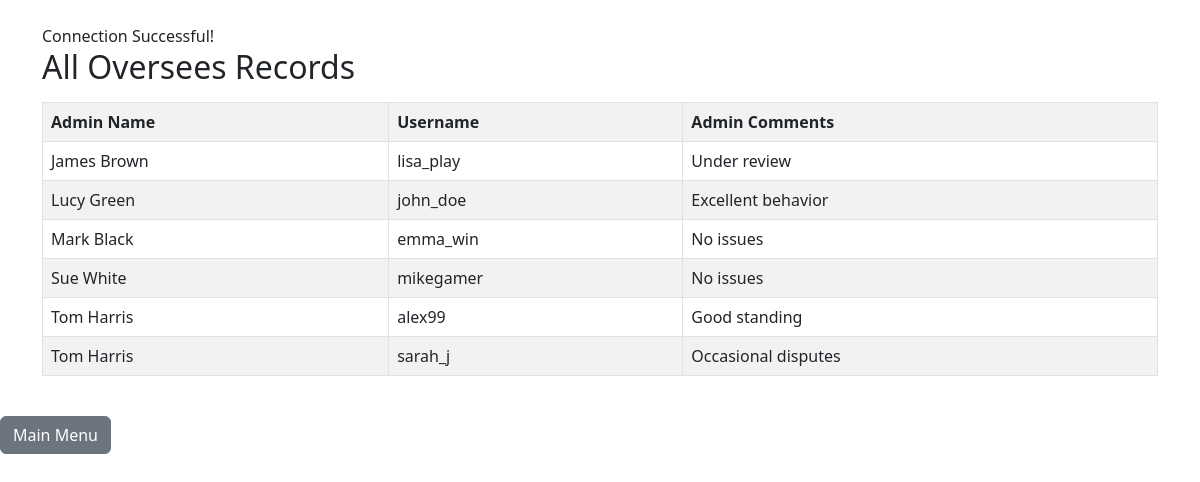
The page /queries/display_oversees.php on the database its author committed.
### tables this page shows
CREATE TABLE Oversees (
    AdminID INT,
    UserID INT,
    Admin_Comments VARCHAR(255),
    PRIMARY KEY (AdminID, UserID),
    FOREIGN KEY (AdminID) REFERENCES Admin(AdminID)
        ON DELETE CASCADE
        ON UPDATE CASCADE,
    FOREIGN KEY (UserID) REFERENCES GameUser(UserID)
        ON DELETE CASCADE
        ON UPDATE CASCADE
);

CREATE TABLE GameUser (
    UserID INT PRIMARY KEY,
    Username VARCHAR(40) UNIQUE NOT NULL,
    Email VARCHAR(50) UNIQUE NOT NULL,
    Password VARCHAR(40) NOT NULL
);

### queries/display_oversees.php (the view, shortened to what this page needs)
<?php
$servername = "localhost";
$username   = "root";
$password   = "";
$database   = "tictactoe";
$conn = new mysqli($servername, $username, $password, $database);
if ($conn->connect_error) {
	die("Connection failed: " . $conn->connect_error);
} else {
	echo "<link rel='stylesheet' href='https://cdn.jsdelivr.net/npm/bootstrap@5.3.0/dist/css/bootstrap.min.css'>";
	echo "<div class='container mt-4'>";
	echo "Connection Successful! <br>";
}
$query = "SELECT a.Name AS AdminName, gu.Username, o.Admin_Comments
          FROM Oversees o
          JOIN Admin a ON o.AdminID = a.AdminID
          JOIN GameUser gu ON o.UserID = gu.UserID
          ORDER BY a.Name";
$result = $conn->query($query);
echo "<h2>All Oversees Records</h2>";
if ($result->num_rows > 0) {
	echo "<table class='table table-bordered table-striped mt-3'>";
	echo "<tr><th>Admin Name</th><th>Username</th><th>Admin Comments</th></tr>";
	while ($row = $result->fetch_assoc()) {
		echo "<tr>
			<td>" . $row["AdminName"] . "</td>
			<td>" . $row["Username"] . "</td>
			<td>" . $row["Admin_Comments"] . "</td>
		</tr>";
	}
	echo "</table>";
} else {
	echo "No oversees records found.";
}
echo "</div><br><a class='btn btn-secondary' href='../index.php'>Main Menu</a>";
?>

### rows shown on the page
oversees: AdminID.Name "James Brown", UserID.Username "lisa_play", Admin_Comments "Under review"
oversees: AdminID.Name "Lucy Green", UserID.Username "john_doe", Admin_Comments "Excellent behavior"
oversees: AdminID.Name "Mark Black", UserID.Username "emma_win", Admin_Comments "No issues"
oversees: AdminID.Name "Sue White", UserID.Username "mikegamer", Admin_Comments "No issues"
oversees: AdminID.Name "Tom Harris", UserID.Username "alex99", Admin_Comments "Good standing"
oversees: AdminID.Name "Tom Harris", UserID.Username "sarah_j", Admin_Comments "Occasional disputes"
